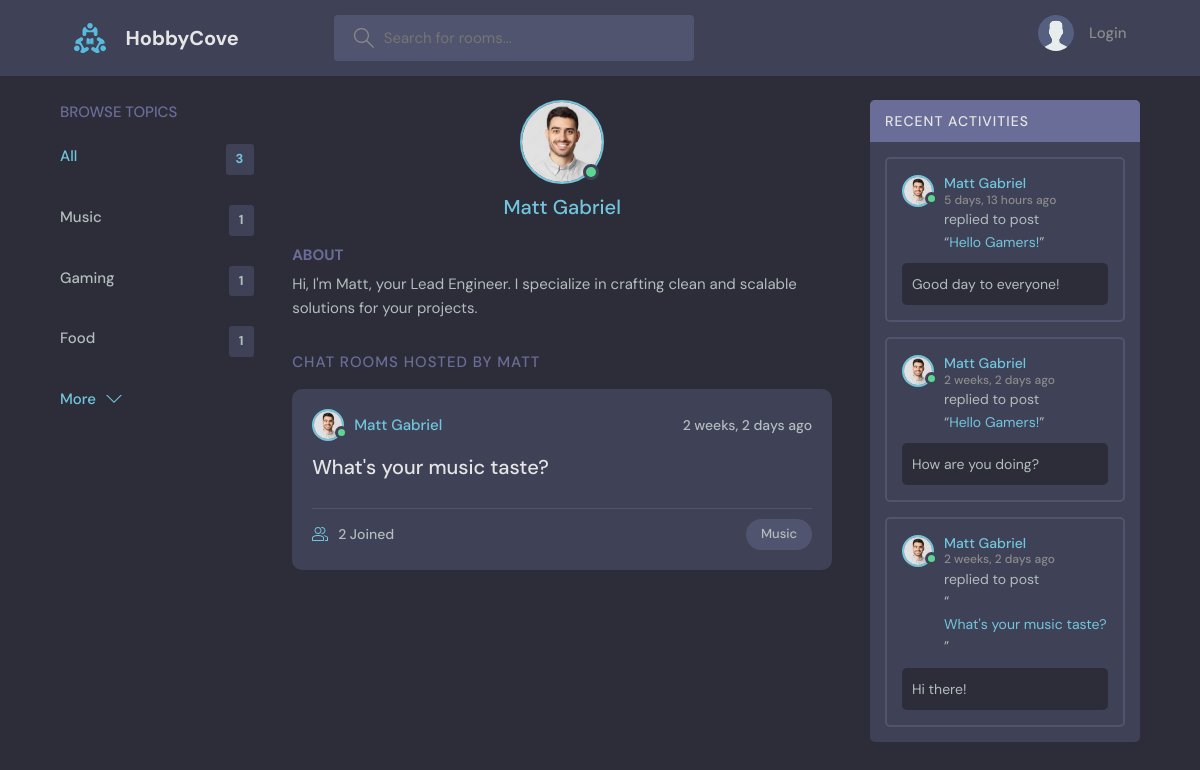
Page /profile/1/ on the committed database.
### base/models.py (models this page shows, shortened)
class Topic(models.Model):
    name = models.CharField(max_length = 200)

class User(AbstractUser):
    name = models.CharField(max_length = 200, null = True)
    email = models.EmailField(unique = True, null = True)
    bio = models.TextField(null = True)
    avatar = models.ImageField(null = True, default = "avatar.svg")
    USERNAME_FIELD = 'email'
    REQUIRED_FIELDS = []

class Room(models.Model):
    host = models.ForeignKey(User, on_delete = models.SET_NULL, null = True)
    topic = models.ForeignKey(Topic, on_delete = models.SET_NULL, null = True)
    name = models.CharField(max_length  = 200)
    description = models.TextField(null = True, blank = True)
    participants = models.ManyToManyField(User, related_name='participants', blank = True)
    updated = models.DateTimeField(auto_now = True)
    created = models.DateTimeField(auto_now_add = True)
    class Meta:
        ordering = ['-updated', '-created']
    def __str__(self):
        return self.name

class Message(models.Model):
    user = models.ForeignKey(User, on_delete = models.CASCADE)
    room = models.ForeignKey(Room, on_delete = models.CASCADE)
    body = models.TextField()
    updated = models.DateTimeField(auto_now = True)
    created = models.DateTimeField(auto_now_add = True)
    class Meta:
        ordering = ['-updated', '-created']

### base/views.py (the view)
# urls.py: path('profile/<str:pk>/', views.userProfile, name = 'user-profile'),
def userProfile(request, pk):
    user = User.objects.get(id = pk)
    rooms = user.room_set.all()
    room_messages = user.message_set.all()
    topics = Topic.objects.all()
    context = {'user': user, 'rooms': rooms, 'room_messages': room_messages,
               'topics': topics}
    return render(request, 'base/profile.html', context)

### base/templates/base/profile.html (shortened to what this page needs)
{% extends 'main.html' %}
{% block content %}
<main class="profile-page layout layout--3">
  <div class="container">
    {% include 'base/topics.html' %}
    <div class="roomList">
      <div class="profile">
        <div class="profile__avatar">
          <div class="avatar avatar--large active">
            <img src="{{user.avatar.url}}" />
          </div>
        </div>
        <div class="profile__info">
          <h3><p>{{user.name}}</p></h3>
        </div>
        <div class="profile__about">
          <h3>About</h3>
          <p>
            {{user.bio}}
          </p>
        </div>
      </div>
      <div class="roomList__header">
        <div>
          <h2>Chat Rooms Hosted by {{user.username}}</a>
          </h2>
        </div>
      </div>
      {% include 'base/feed.html' %}
    </div>
    {% include 'base/activity.html' %}
  </div>
</main>
{% endblock content %}

### templates/main.html (shortened to what this page needs)
<!DOCTYPE html>
{% load static %}
<html lang="en">
  <head>
    <link rel="stylesheet" href="{% static 'styles/style.css' %}" />
  </head>
  <body>
    {% include 'nav.html' %}
    {% block content %}
    {% endblock content %}
  </body>
</html>

### templates/nav.html (shortened to what this page needs)
{% load static %}
<header class="header header--loggedIn">
    <div class="container">
      <a href="{% url 'home' %}" class="header__logo">
      <img src="{% static 'images/logo.svg' %}"/>
      <h1>HobbyCove</h1>
      </a>
      <form class="header__search" method="GET" action="{% url 'home' %}">
        <label>
          <input name="q" placeholder="Search for rooms..." />
        </label>
      </form>
      <nav class="header__menu">
        {% if request.user.is_authenticated %}
        <div class="header__user">
          <a href="{% url 'user-profile' user.id %}">
            <div class="avatar avatar--medium active">
              <img src="{{request.user.avatar.url}}" />
            </div>
            <p><span>{{request.user.name}}</span></p>
          </a>
          <button class="dropdown-button">
            <svg version="1.1" xmlns="http://www.w3.org/2000/svg" width="32" height="32" viewBox="0 0 32 32">
              <title>chevron-down</title>
              <path d="M16 21l-13-13h-3l16 16 16-16h-3l-13 13z"></path>
            </svg>
          </button>
        </div>
        {% else %}
        <a href="{% url 'login' %}">
          <img src="{% static 'images/avatar.svg' %}" />
          <p>Login</p>
        </a>
        {% endif %}
      </nav>
    </div>
  </header>

### base/templates/base/topics.html
<div class="topics">
    <div class="topics__header">
      <h2>Browse Topics</h2>
    </div>
    <ul class="topics__list">
      <li>
        <a href="{% url 'home' %}" class="active">All<span>{{topics.count}}</span></a>
      </li>
      {% for topic in topics %}
      <li>
        <a href="{% url 'home' %}?q={{topic.name}}">{{topic.name}}<span>{{topic.room_set.all.count}}</span></a>
      </li>
      {% endfor %}
    </ul>
    <a class="btn btn--link" href="{% url 'topics' %}">
      More
      <svg version="1.1" xmlns="http://www.w3.org/2000/svg" width="32" height="32" viewBox="0 0 32 32">
        <title>chevron-down</title>
        <path d="M16 21l-13-13h-3l16 16 16-16h-3l-13 13z"></path>
      </svg>
    </a>
</div>

### base/templates/base/feed.html (shortened to what this page needs)
{% for room in rooms %}
<div class="roomListRoom">
    <div class="roomListRoom__header">
      <a href="{% url 'user-profile' room.host.id %}" class="roomListRoom__author">
        <div class="avatar avatar--small active">
          <img src="{{room.host.avatar.url}}" />
        </div>
        <span>{{room.host.name}}</span>
      </a>
      <div class="roomListRoom__actions">
        <span>{{room.created|timesince}} ago</span>
      </div>
    </div>
    <div class="roomListRoom__content">
      <a href="{% url 'room' room.id %}">{{room.name}}</a>
    </div>
    <div class="roomListRoom__meta">
      <a href="{% url 'room' room.id %}" class="roomListRoom__joined">
        {{room.participants.all.count}} Joined
      </a>
      <p class="roomListRoom__topic">{{room.topic.name}}</p>
    </div>
</div>
{% endfor %}

### base/templates/base/activity.html (shortened to what this page needs)
<div class="activities">
    <div class="activities__header">
      <h2>Recent Activities</h2>
    </div>
    {% for message in room_messages %}
    <div class="activities__box">
      <div class="activities__boxHeader roomListRoom__header">
        <a href="{% url 'user-profile' message.user.id %}" class="roomListRoom__author">
          <div class="avatar avatar--small active">
            <img src="{{message.user.avatar.url}}" />
          </div>
          <p>
            {{message.user.name}}
            <span>{{message.created|timesince}} ago</span>
          </p>
        </a>
      </div>
      <div class="activities__boxContent">
        <p>replied to post <br>“<a href="{% url 'room' message.room.id %}">{{message.room}}</a>”</p>
        <div class="activities__boxRoomContent">
            {{message.body}}
        </div>
      </div>
    </div>
    {% endfor %}
</div>

### rows in the picture
Topic: name "Music", room_set.all.count "1"
Topic: name "Gaming", room_set.all.count "1"
Topic: name "Food", room_set.all.count "1"
User: avatar (picture), name "Matt Gabriel", bio "Hi, I'm Matt, your Lead Engineer. I specialize in crafting clean and scalable solutions for your projects.", username "MATT"
Room: host.avatar (picture), host.name "Matt Gabriel", created "2 weeks, 2 days", name "What's your music taste?", participants.all.count "2", topic.name "Music"
Message: user.avatar (picture), user.name "Matt Gabriel", created "5 days, 13 hours", room "Hello Gamers!", body "Good day to everyone!"
Message: user.avatar (picture), user.name "Matt Gabriel", created "2 weeks, 2 days", room "Hello Gamers!", body "How are you doing?"
Message: user.avatar (picture), user.name "Matt Gabriel", created "2 weeks, 2 days", room "What's your music taste?", body "Hi there!"

### other values in the picture
{{ topics.count }} "3"
